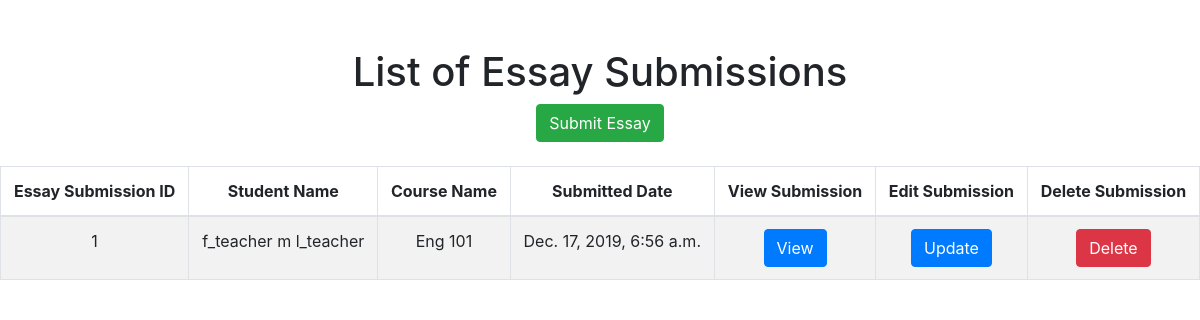
Page /isanaysay/view_essay_submissions on the earlier database version.
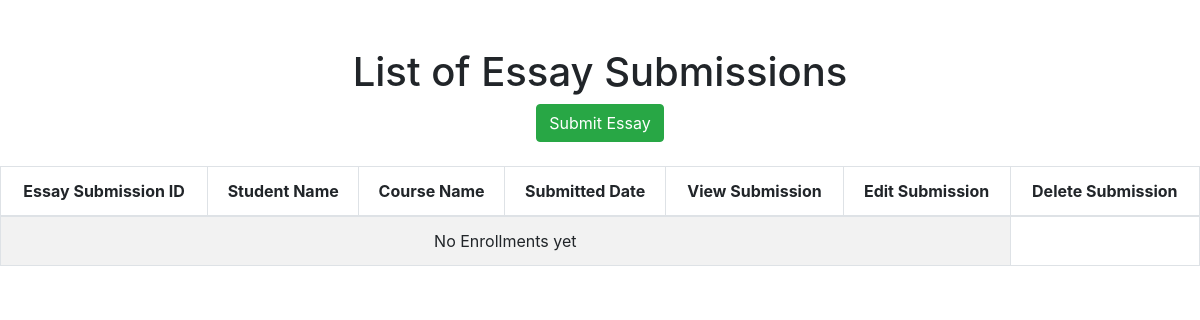
Same page on the later database version.
### users/models.py (models this page shows, shortened)
class EssaySubmission(models.Model):
    pass
    isChecked_Choices = (
        ('Y', 'Yes'),
        ('N', 'No'),
    )
    essay = models.ForeignKey(Essay, verbose_name="Essay", on_delete = models.CASCADE)
    student = models.ForeignKey(CustomUser, verbose_name="Student", on_delete = models.CASCADE)
    content = models.CharField(verbose_name="Essay Content", max_length=3000)
    isChecked = models.CharField(max_length=1,choices=isChecked_Choices, default='N', verbose_name="Checked or Not Checked")
    submitted_date = models.DateTimeField(verbose_name="Essay Submission Date", auto_now_add=True)
    grammar_score = models.FloatField(verbose_name="Grammar Score", default=0)
    spelling_score = models.FloatField(verbose_name="Spelling Score", default=0)
    content_score = models.FloatField(verbose_name="Content Score", default=0)
    ambiguity_score = models.FloatField(verbose_name="Ambiguity Score", default=0)

class CustomUser(AbstractUser):
    pass
    isStudent_Choices = (
        ('S', 'Student'),
        ('T', 'Teacher'),
    )
    first_name = models.CharField(verbose_name="First Name", max_length=100, default="")
    middle_name = models.CharField(verbose_name="Middle Name", max_length=100, default="")
    last_name = models.CharField(verbose_name="Last Name", max_length=100, default="")
    email_address = models.CharField(verbose_name="Email Address", max_length=100, default="some@email.com")
    id_number = models.CharField(verbose_name="ID Number", max_length=50, default="")
    isStudent = models.CharField(max_length=1,choices=isStudent_Choices, default='S', verbose_name="Student or Teacher")
    def __str__(self):
        return self.first_name + " " + self.middle_name + " " + self.last_name

class Essay(models.Model):
    course = models.ForeignKey(Course, verbose_name="Course", on_delete = models.CASCADE)
    name = models.CharField(verbose_name="Essay Name", max_length=300)
    essay_description = models.CharField(verbose_name="Essay Description", max_length=1500)
    essay_code = models.CharField(verbose_name="Essay Code", max_length=100)
    maximum_length = models.IntegerField(verbose_name="Maximum Length")
    start_date_time = models.DateTimeField(verbose_name="Essay Start Date")
    end_date_time = models.DateTimeField(verbose_name="Essay End Date")
    duration = models.IntegerField(verbose_name="Duration")

class Course(models.Model):
    name = models.CharField(verbose_name="Course Name", max_length=128)
    course_code = models.CharField(verbose_name="Course Code", max_length=128)
    course_description = models.CharField(verbose_name="Course Description", max_length=500)
    start_date = models.DateField(verbose_name="Course Start Date", auto_now_add=True)
    end_date = models.DateField(verbose_name="Course End Date")
    def __str__(self):
        return "%s" % self.course_code

### users/views.py (the view)
def view_essay_submissions(request):
    template = "list_essay_submission.html"
    essay_submissions = EssaySubmission.objects.all()
    context = {
        'essay_submissions': essay_submissions,
    }
    return render(request, template, context)

### templates/list_essay_submission.html (shortened to what this page needs)
{% extends 'base.html' %}
{% block content %}
	<div id="parent"><div id="child"><br/><br/>
		<h1>List of Essay Submissions</h1>
		<a href="{% url 'add-essay-submission' %}" class="btn btn-success">Submit Essay</a> <br /><br />
		<table class="table table-striped table-bordered">
			<thead>
				<tr>
					<th>Essay Submission ID</th>
					<th>Student Name</th>
					<th>Course Name</th>
					<th>Submitted Date</th>
					<th>View Submission</th>
					<th>Edit Submission</th>
					<th>Delete Submission</th>
				</tr>
			</thead>
			<tbody>
				{% for essay_submission in essay_submissions %}
				<tr>
					<td>{{ essay_submission.id }}</td>
					<td>{{ essay_submission.student }}</td>
					<td>{{ essay_submission.essay.course }}</td>
					<td>{{ essay_submission.submitted_date }}</td>
					<td>
						<a href="{% url 'view-essay-submission' essay_submission.id %}" class="btn btn-primary">View</a>
					</td>
					<td>
						<a href="{% url 'update-essay-submission' essay_submission.id %}" class="btn btn-primary">Update</a>
					</td>
					<td>
						<a href="{% url 'delete-essay-submission' essay_submission.id %}" class="btn btn-danger">Delete</a>
					</td>
				</tr>
				{% empty %}
				<tr>
					<td colspan=6>No Enrollments yet</td>
				</tr>
				{% endfor %}
			</tbody>
		</table>
	</div></div>
{% endblock %}

Differences in the rows shown:
removed EssaySubmission: id "1", student "f_teacher m l_teacher", essay.course "Eng 101", submitted_date "Dec. 17, 2019, 6:56 a.m."
Other differences:
text now shown: "No Enrollments yet"
